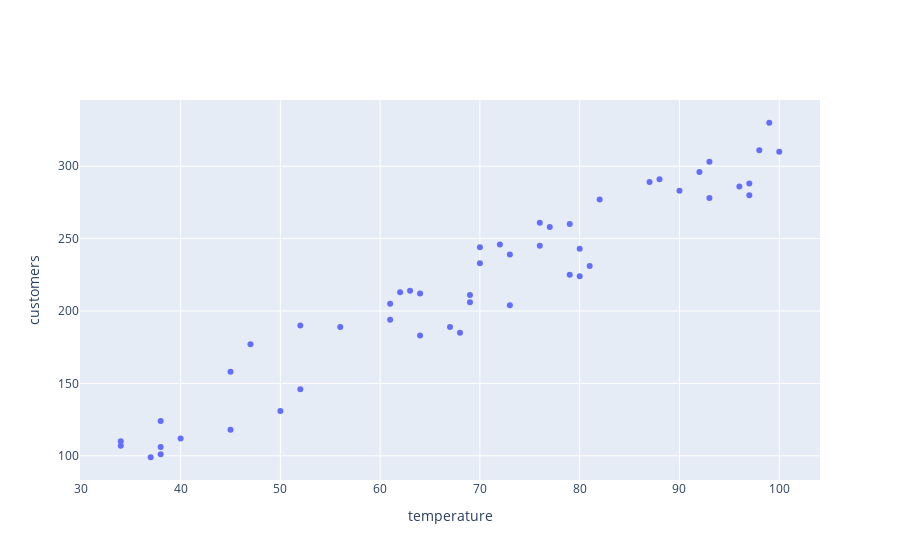

Source (notebook cell):
### Markdown cell above
Let's plot our data.

### Code cell
import plotly.graph_objects as go
data_trace = go.Scatter(x = reshaped_temps, y = rand_y, name = 'data with randomness', mode = 'markers')

layout = {'yaxis': {'title': 'customers'}, 'xaxis': {'title': 'temperature'}}
go.Figure([data_trace], layout = layout)

### Figure 1 — Plotly figure (JSON) as saved in the notebook; plotly's stock layout.template omitted (floating-point values rounded to 4 significant figures)
{"data": [{"mode": "markers", "name": "data with randomness", "type": "scatter", "x": [70, 45, 52, 73, 37, 64, 79, 77, 93, 61, 50, 67, 69, 97, 34, 72, 81, 68, 63, 88, 97, 99, 98, 76, 100, 61, 96, 82, 80, 34, 93, 79, 69, 76, 38, 80, 45, 38, 47, 52, 87, 92, 73, 62, 56, 38, 40, 70, 64, 90], "y": [244, 158, 146, 239, 99, 212, 260, 258, 278, 194, 131, 189, 206, 280, 110, 246, 231, 185, 214, 291, 288, 330, 311, 261, 310, 205, 286, 277, 243, 107, 303, 225, 211, 245, 124, 224, 118, 106, 177, 190, 289, 296, 204, 213, 189, 101, 112, 233, 183, 283]}], "layout": {"autosize": true, "xaxis": {"autorange": true, "range": [29.84, 104.2], "title": {"text": "temperature"}, "type": "linear"}, "yaxis": {"autorange": true, "range": [82.08, 346.9], "title": {"text": "customers"}, "type": "linear"}}}
